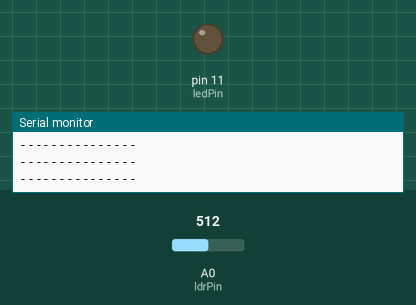
Recording of a sketch running on a simulated Arduino Uno, built with avr-gcc and run on an emulated ATmega328P. Shown: output pins drawn as LEDs (lit = HIGH), the last lines printed to the serial monitor. The inputs (shaded band) are chosen by the test bench; at power-on: A0 (ldrPin) = 512.

Above: at 1.2 s.
1.3 s: A0 (ldrPin) set to 309
2.8 s: A0 (ldrPin) set to 290
At 3.4 s:
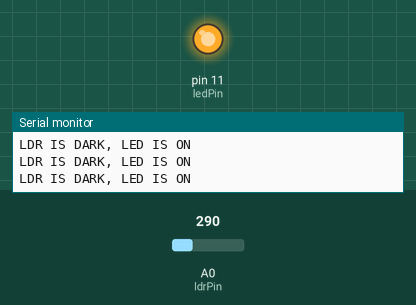
4.3 s: A0 (ldrPin) set to 306
At 5.5 s:
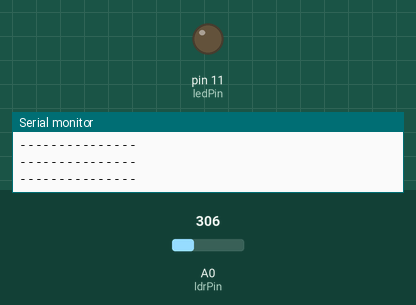
5.8 s: A0 (ldrPin) set to 122
At 7.1 s:
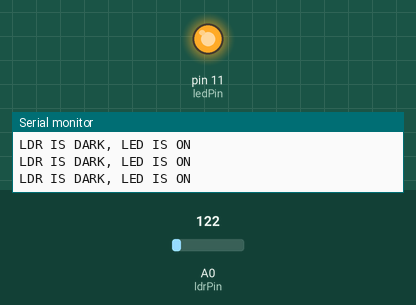
Timing chart, 0 to 8.3 s (numbered marks = the images above; inputs shaded):
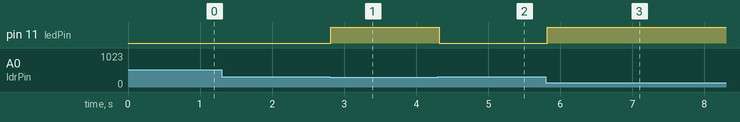

Measured:
- the behaviour switches between 301 and 300 on A0 (ldrPin) (found by bisection; images 0 and 1)
- after the input at 2.8 s, pin 11 (ledPin): LOW → HIGH at once
- after the input at 4.3 s, pin 11 (ledPin): HIGH → LOW at once
- after the input at 5.8 s, pin 11 (ledPin): LOW → HIGH at once

The sketch:

Dark_activated_lighting_system.ino
```cpp
//Declare pin usage
int ledPin = 11;
int ldrPin = A0;

void setup() {
  // put your setup code here, to run once:
  Serial.begin(9600);
  pinMode(ledPin, OUTPUT);
  pinMode(ldrPin, INPUT);

}

void loop() {
  // put your main code here, to run repeatedly:
  int ldrStatus = analogRead(ldrPin);
  if (ldrStatus <=300){
      digitalWrite(ledPin, HIGH);
      Serial.print("LDR IS DARK, LED IS ON");
      Serial.print('\n');
      }
  else{
      digitalWrite(ledPin, LOW);
      Serial.print("---------------");
      Serial.print('\n');
  }

}
```
